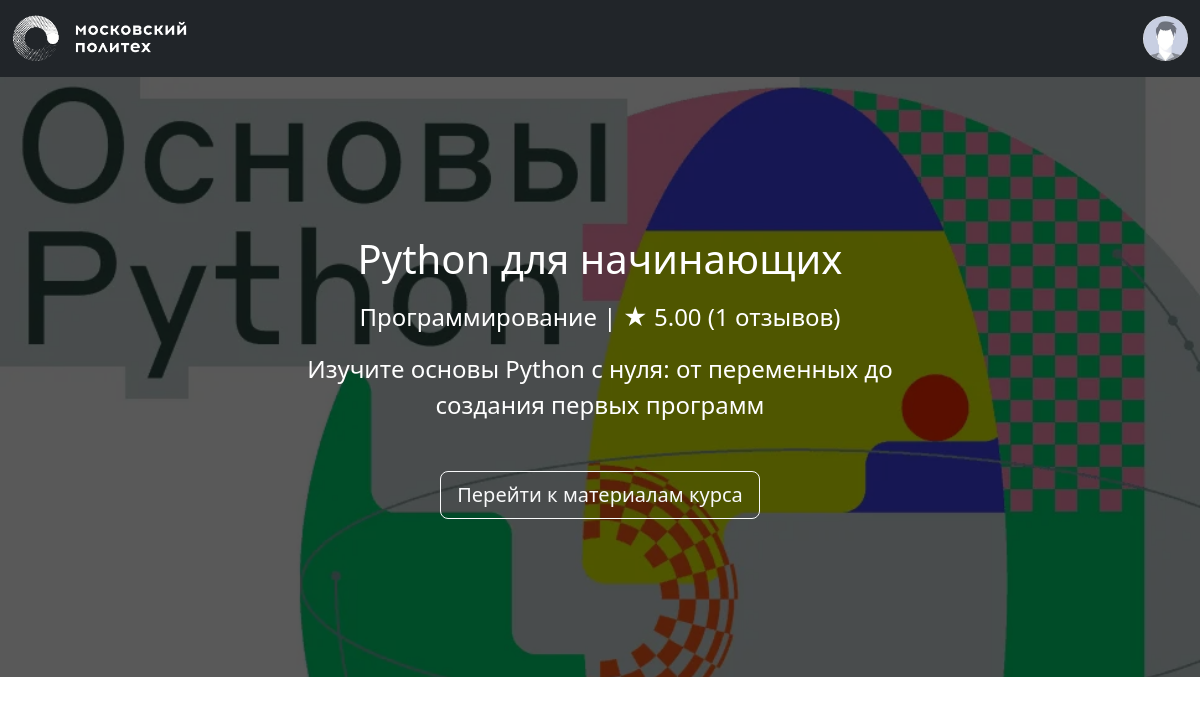
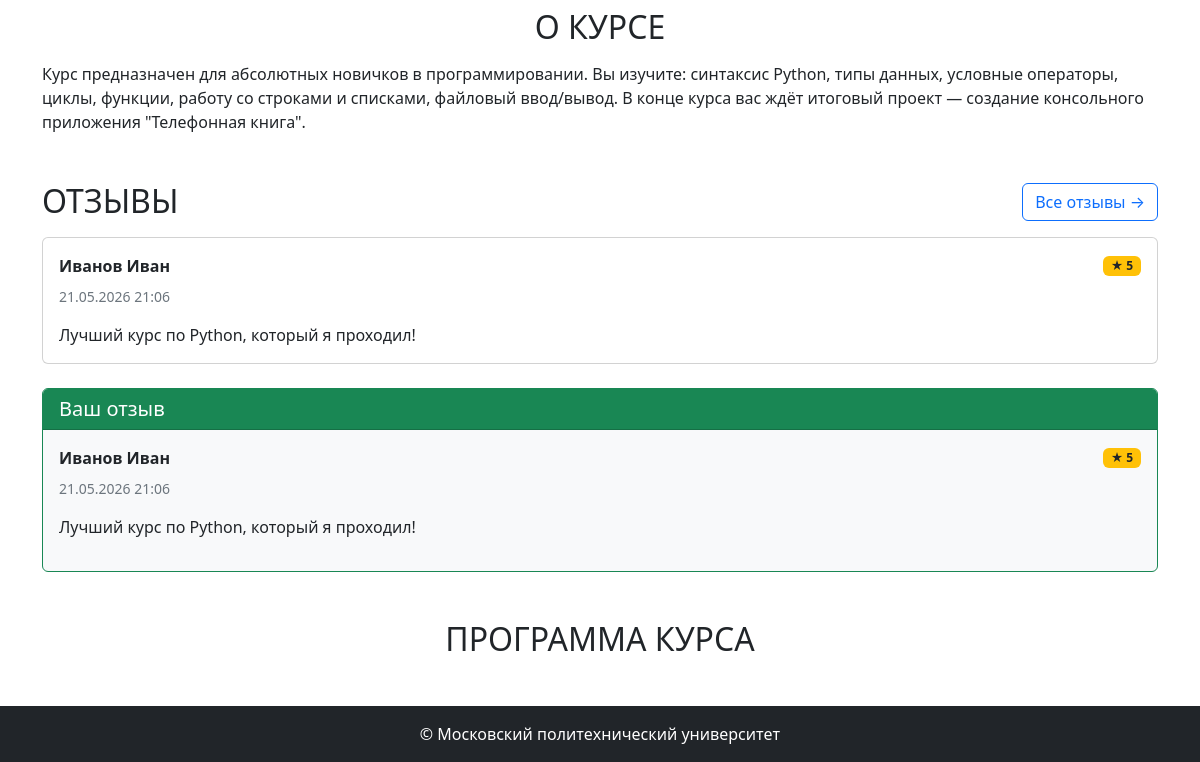
Page /courses/1 (signed in) on the earlier database version (2 pictures, top to bottom).
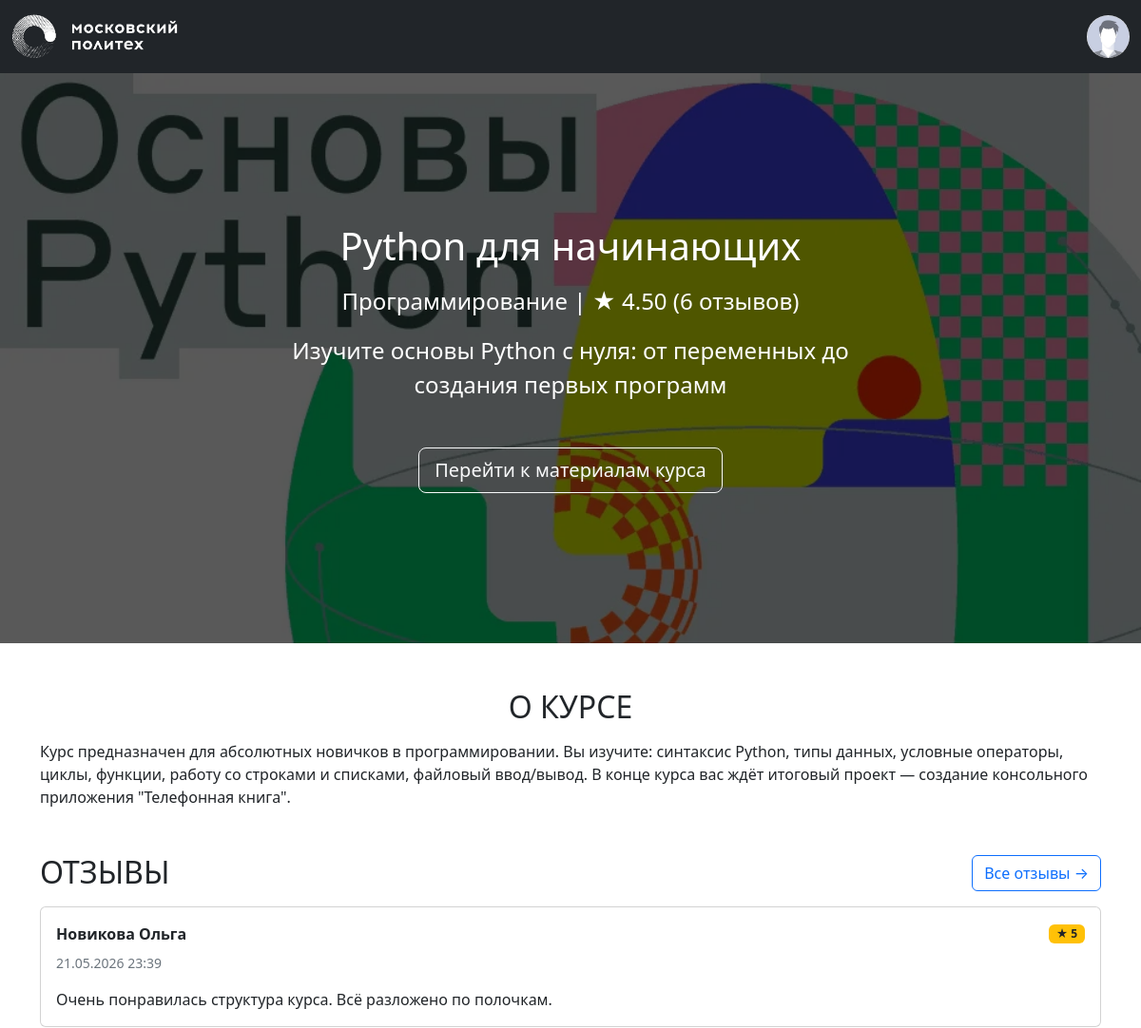
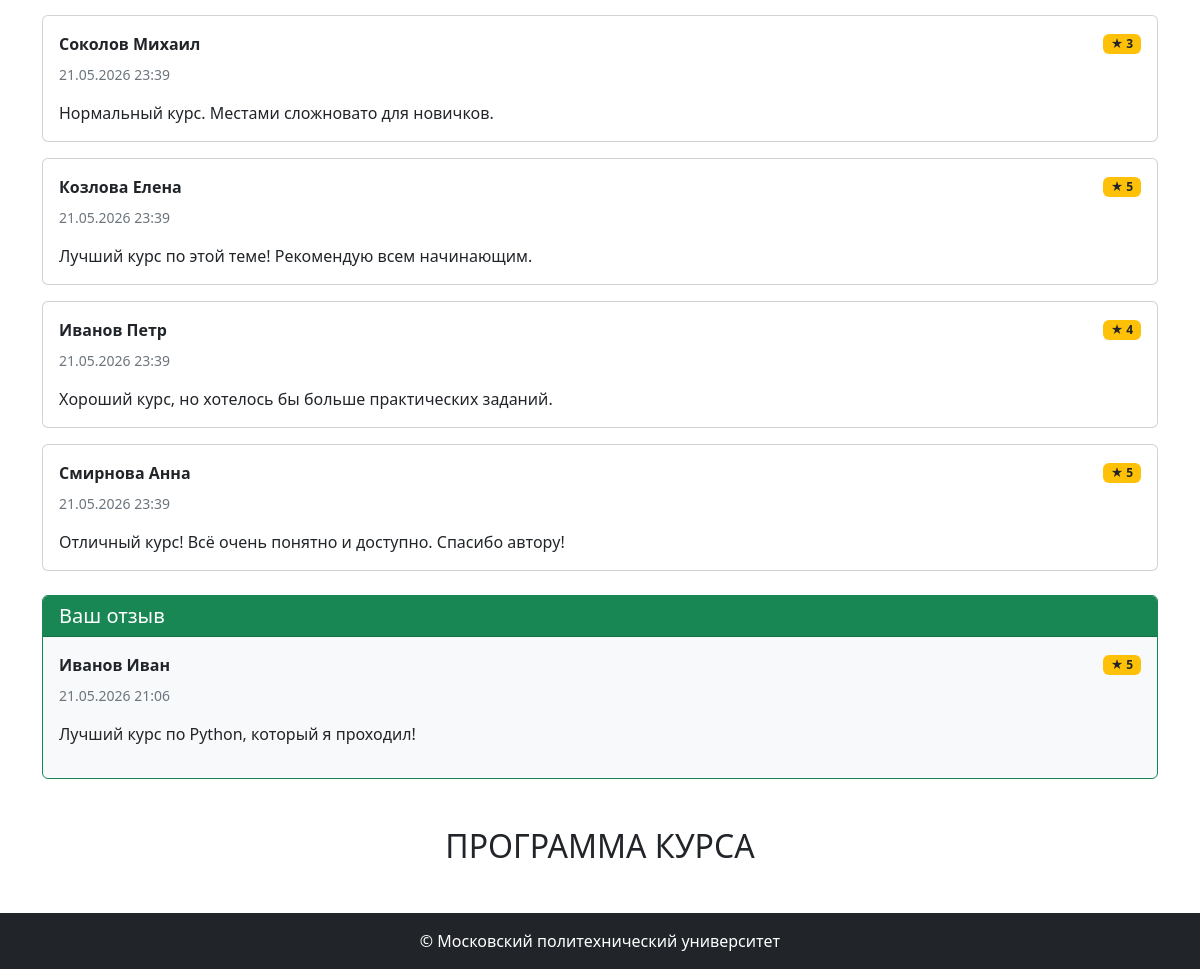
Same page on the later database version (2 pictures, top to bottom).
### app/models.py (models this page shows, shortened)
class Image(db.Model):
    __tablename__ = 'images'
    id: Mapped[str] = mapped_column(String(100), primary_key=True)
    file_name: Mapped[str] = mapped_column(String(100))
    mime_type: Mapped[str] = mapped_column(String(100))
    md5_hash: Mapped[str] = mapped_column(String(100), unique=True)
    object_id: Mapped[Optional[int]]
    object_type: Mapped[Optional[str]] = mapped_column(String(100))
    created_at: Mapped[datetime] = mapped_column(default=datetime.now)
    @property
    def url(self):
        return url_for('main.image', image_id=self.id)

class Base(DeclarativeBase):
    metadata = MetaData(naming_convention={
        "ix": 'ix_%(column_0_label)s',
        "uq": "uq_%(table_name)s_%(column_0_name)s",
        "ck": "ck_%(table_name)s_%(constraint_name)s",
        "fk": "fk_%(table_name)s_%(column_0_name)s_%(referred_table_name)s",
        "pk": "pk_%(table_name)s"
    })

class Course(Base):
    __tablename__ = 'courses'
    id: Mapped[int] = mapped_column(primary_key=True)
    name: Mapped[str] = mapped_column(String(100))
    short_desc: Mapped[str] = mapped_column(Text)
    full_desc: Mapped[str] = mapped_column(Text)
    rating_sum: Mapped[int] = mapped_column(default=0)
    rating_num: Mapped[int] = mapped_column(default=0)
    category_id: Mapped[int] = mapped_column(ForeignKey("categories.id"))
    author_id: Mapped[int] = mapped_column(ForeignKey("users.id"))
    background_image_id: Mapped[str] = mapped_column(ForeignKey("images.id"))
    created_at: Mapped[datetime] = mapped_column(default=datetime.now)
    author: Mapped["User"] = relationship(back_populates='courses')
    category: Mapped["Category"] = relationship(lazy=False, back_populates='courses')
    bg_image: Mapped["Image"] = relationship()
    reviews: Mapped[list["Review"]] = relationship(back_populates='course', cascade='all, delete-orphan')
    @property
    def rating(self):
        if self.rating_num > 0:
            return self.rating_sum / self.rating_num
        return 0

class Category(Base):
    __tablename__ = 'categories'
    id = mapped_column(Integer, primary_key=True)
    name: Mapped[str] = mapped_column(String(100))
    parent_id: Mapped[Optional[int]] = mapped_column(ForeignKey("categories.id"))
    courses = relationship('Course', back_populates='category')

class Review(Base):
    __tablename__ = 'reviews'
    id: Mapped[int] = mapped_column(primary_key=True)
    rating: Mapped[int] = mapped_column(Integer, nullable=False)
    text: Mapped[str] = mapped_column(Text, nullable=False)
    created_at: Mapped[datetime] = mapped_column(DateTime, default=datetime.now)
    course_id: Mapped[int] = mapped_column(ForeignKey("courses.id"), nullable=False)
    user_id: Mapped[int] = mapped_column(ForeignKey("users.id"), nullable=False)
    course: Mapped["Course"] = relationship(back_populates='reviews')
    user: Mapped["User"] = relationship(back_populates='reviews')

class User(Base, UserMixin):
    __tablename__ = 'users'
    id: Mapped[int] = mapped_column(primary_key=True)
    first_name: Mapped[str] = mapped_column(String(100))
    last_name: Mapped[str] = mapped_column(String(100))
    middle_name: Mapped[Optional[str]] = mapped_column(String(100))
    login: Mapped[str] = mapped_column(String(100), unique=True)
    password_hash: Mapped[str] = mapped_column(String(200))
    created_at: Mapped[datetime] = mapped_column(default=datetime.now)
    courses = relationship('Course', back_populates='author')
    reviews = relationship('Review', back_populates='user', cascade='all, delete-orphan')
    @property
    def full_name(self):
        return ' '.join([self.last_name, self.first_name, self.middle_name or '']).strip()

### app/courses.py (the view)
@bp.route('/<int:course_id>')
def show(course_id):
    course = course_repository.get_course_by_id(course_id)
    if course is None:
        abort(404)
    recent_reviews = review_repository.get_recent_reviews(course_id, limit=5)
    user_review = None
    if current_user.is_authenticated:
        user_review = review_repository.get_user_review_for_course(current_user.id, course_id)
    return render_template('courses/show.html',
                           course=course,
                           recent_reviews=recent_reviews,
                           user_review=user_review)

### app/auth.py (called while the page is built)
def load_user(user_id):
    return user_repository.get_user_by_id(user_id)

### app/repositories/course_repository.py (called while the page is built)
    def get_course_by_id(self, course_id):
        return self.db.session.get(Course, course_id)

### app/repositories/review_repository.py (called while the page is built)
    def get_recent_reviews(self, course_id, limit=5):
        query = self.db.select(Review)\
            .where(Review.course_id == course_id)\
            .order_by(desc(Review.created_at))\
            .limit(limit)
        return self.db.session.execute(query).scalars().all()

    def get_user_review_for_course(self, user_id, course_id):
        query = self.db.select(Review).where(
            Review.user_id == user_id,
            Review.course_id == course_id
        )
        return self.db.session.execute(query).scalar()

### app/repositories/user_repository.py (called while the page is built)
    def get_user_by_id(self, user_id):
        return self.db.session.execute(self.db.select(User).filter_by(id=user_id)).scalar()

### app/templates/courses/show.html
{% extends 'base.html' %}
{% block content %}
<div class="title-area position-relative" style="background-image: url({{ course.bg_image.url }});">
    <div class="h-100 w-100 py-5 d-flex text-center position-absolute" style="background-color: rgba(0, 0, 0, 0.65);">
        <div class="m-auto">
            <h1 class="title mb-3 font-weight-bold">{{ course.name }}</h1>
            <p class="mb-3 mx-auto">
                {{ course.category.name }} | <span>★</span> <span>{{ "%.2f" | format(course.rating) }}</span> ({{ course.rating_num }} отзывов)
            </p>
            <div class="container">
                <p class="description w-75 mb-5 mx-auto">
                    {{ course.short_desc }}
                </p>
            </div>
            {% if current_user.is_authenticated %}
                <a href="#" class="btn btn-outline-light btn-lg">Перейти к материалам курса</a>
            {% else %}
                <button class="btn btn-outline-light btn-lg" disabled>Записаться</button>
            {% endif %}
        </div>
    </div>
</div>
<div class="container mt-5">
    <section class="about mb-5">
        <h2 class="mb-3 text-center text-uppercase font-weight-bold">О курсе</h2>
        <p>{{ course.full_desc }}</p>
    </section>
    <section class="reviews mb-5">
        <div class="d-flex justify-content-between align-items-center mb-3">
            <h2 class="text-center text-uppercase font-weight-bold mb-0">Отзывы</h2>
            <a href="{{ url_for('courses.reviews', course_id=course.id) }}" class="btn btn-outline-primary">
                Все отзывы →
            </a>
        </div>
        {% if recent_reviews %}
            {% for review in recent_reviews %}
                <div class="card mb-3">
                    <div class="card-body">
                        <div class="d-flex justify-content-between align-items-center mb-2">
                            <strong>{{ review.user.full_name }}</strong>
                            <span class="badge bg-warning text-dark">★ {{ review.rating }}</span>
                        </div>
                        <p class="text-muted small">{{ review.created_at.strftime('%d.%m.%Y %H:%M') }}</p>
                        <p class="mb-0">{{ review.text | truncate(200) }}</p>
                    </div>
                </div>
            {% endfor %}
        {% else %}
            <div class="alert alert-secondary text-center">
                Пока нет отзывов. Будьте первым!
            </div>
        {% endif %}
        {% if current_user.is_authenticated %}
            {% if not user_review %}
                <div class="card mt-4 border-primary">
                    <div class="card-header bg-primary text-white">
                        <h5 class="mb-0">Оставить отзыв</h5>
                    </div>
                    <div class="card-body">
                        <form method="POST" action="{{ url_for('courses.create_review', course_id=course.id) }}">
                            <div class="mb-3">
                                <label for="rating" class="form-label">Оценка</label>
                                <select name="rating" id="rating" class="form-select" required>
                                    <option value="5">5 — отлично</option>
                                    <option value="4">4 — хорошо</option>
                                    <option value="3">3 — удовлетворительно</option>
                                    <option value="2">2 — неудовлетворительно</option>
                                    <option value="1">1 — плохо</option>
                                    <option value="0">0 — ужасно</option>
                                </select>
                            </div>
                            <div class="mb-3">
                                <label for="text" class="form-label">Текст отзыва</label>
                                <textarea name="text" id="text" class="form-control" rows="4" required></textarea>
                            </div>
                            <button type="submit" class="btn btn-primary">Отправить отзыв</button>
                        </form>
                    </div>
                </div>
            {% else %}
                <div class="card mt-4 border-success bg-light">
                    <div class="card-header bg-success text-white">
                        <h5 class="mb-0">Ваш отзыв</h5>
                    </div>
                    <div class="card-body">
                        <div class="d-flex justify-content-between align-items-center mb-2">
                            <strong>{{ user_review.user.full_name }}</strong>
                            <span class="badge bg-warning text-dark">★ {{ user_review.rating }}</span>
                        </div>
                        <p class="text-muted small">{{ user_review.created_at.strftime('%d.%m.%Y %H:%M') }}</p>
                        <p>{{ user_review.text }}</p>
                    </div>
                </div>
            {% endif %}
        {% else %}
            <div class="alert alert-info mt-4 text-center">
                <a href="{{ url_for('auth.login') }}">Войдите</a>, чтобы оставить отзыв.
            </div>
        {% endif %}
    </section>
    <section class="program mb-5">
        <h2 class="mb-3 text-center text-uppercase font-weight-bold">Программа курса</h2>
    </section>
</div>
{% endblock %}

### app/templates/base.html (shortened to what this page needs)
<!doctype html>
<html lang="ru" class="h-100">
<head>
    <link href="https://cdn.jsdelivr.net/npm/bootstrap@5.2.0-beta1/dist/css/bootstrap.min.css" rel="stylesheet"
>
    <link rel="stylesheet" href="{{ url_for('static', filename='styles.css') }}">
</head>
<body class="d-flex flex-column h-100">
    <header>
        <nav class="navbar navbar-dark bg-dark">
            <div class="container-fluid">
                <div class="logo navbar-brand">
                    <a href="{{ url_for('main.index') }}">
                        <img class="img-fluid" src="{{ url_for('static', filename='images/polytech_logo.png') }}" alt="polytech-logo">
                    </a>
                </div>
                {% if current_user.is_authenticated %}
                    <div class="dropdown d-flex" style="width: 200px;">
                        <div class="profile ms-auto" title="{{ current_user.full_name }}" id="dropdownMenuButton" data-bs-toggle="dropdown"
                            aria-haspopup="true" aria-expanded="false">
                            <img class="img-fluid rounded-circle cursor-pointer"
                                src="{{ url_for('static', filename='images/default-profile-picture-300x300.jpeg') }}" alt="profile-pic">
                        </div>
                    </div>
                {% else %}
                    <a class="btn btn-outline-light" href="{{ url_for('auth.login') }}">Войти</a>
                {% endif %}
            </div>
        </nav>
    </header>
    <main class="main flex-grow-1">
       {% block content %}
       {% endblock %}
    </main>
    <footer class="bg-dark text-white d-flex align-items-center justify-content-center py-3">
        &copy; Московский политехнический университет
    </footer>
</body>
</html>

### app/static/styles.css (style rules this page uses)
.logo { max-width: 175px; }
.profile { max-width: 45px; }
.title-area { background-color: black; background-position: center; background-repeat: no-repeat; background-size: cover; color: white; font-size: 1.5rem; min-height: calc(75vh); }

Differences in the rows shown:
no longer on one of the page's lists (row unchanged): Review: user.full_name "Иванов Иван", rating "5", created_at "21.05.2026 21:06", text "Лучший курс по Python, который я проходил!"
changed Course "Python для начинающих": rating "5.00" → "4.50"; rating_num "1" → "6"
added Review: user.full_name "Новикова Ольга", rating "5", created_at "21.05.2026 23:39", text "Очень понравилась структура курса. Всё разложено по полочкам."
added Review: user.full_name "Соколов Михаил", rating "3", created_at "21.05.2026 23:39", text "Нормальный курс. Местами сложновато для новичков."
added Review: user.full_name "Козлова Елена", rating "5", created_at "21.05.2026 23:39", text "Лучший курс по этой теме! Рекомендую всем начинающим."
added Review: user.full_name "Иванов Петр", rating "4", created_at "21.05.2026 23:39", text "Хороший курс, но хотелось бы больше практических заданий."
added Review: user.full_name "Смирнова Анна", rating "5", created_at "21.05.2026 23:39", text "Отличный курс! Всё очень понятно и доступно. Спасибо автору!"
